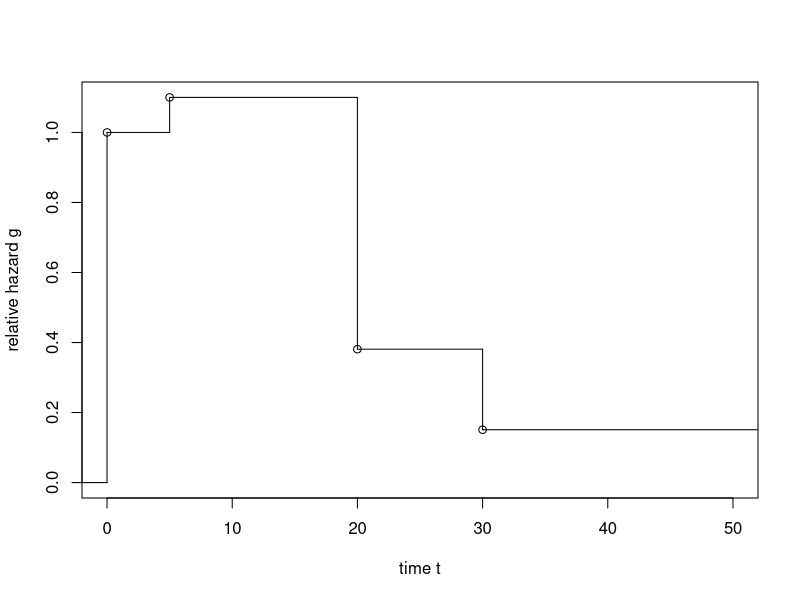

R code for this plot:
## ---- chunk 1
gen_pw_hazard <- function(h.base, h.rel, time.pts, N=1, s.value=FALSE) {

  # TODO: throw error if only 1 time point
  delta_ts = time.pts[2:length(time.pts)] - time.pts[1:length(time.pts)-1]

  LS <- log(1-runif(N))  # make N patients
  
  # determine ln(S) for all time.pts
  LSM <- -h.base * c(0, cumsum(h.rel * delta_ts))
  
  # verify in the propriate time interval
  result <- rep(NA, N)
  for (i in 1:length(h.rel)) {
    result <- ifelse(LSM[i] >= LS & LS > LSM[i+1], time.pts[i] + (LSM[i] - LS)/h.base/h.rel[i], result)               
  }
  if (s.value)
    cbind(LS, result)
  else
    result
}
## ---- chunk 2
N <- 10  # set the start population size for both groups
hazard.base <- exp(-4)  # set the absolute risk, h0
hazard.relative <- c(1, 1.1, 0.381, 0.151)  # set the relative risks
time.pts <- c(0, 5, 20, 30, 50)  # set the time points
## ---- chunk 3
plot(stepfun(time.pts[-length(time.pts)], c(0, hazard.relative), f=0), 
     xlim=range(time.pts), xlab='time t', ylab='relative hazard g',
     main='')
## ---- chunk 4
set.seed(7)
gen_pw_hazard(h.base=hazard.base, h.rel=hazard.relative, 
              time.pts=time.pts, N=N)
set.seed(7)
gen_pw_hazard(h.base=hazard.base, h.rel=hazard.relative, 
              time.pts=time.pts, N=N, s.value=TRUE)
